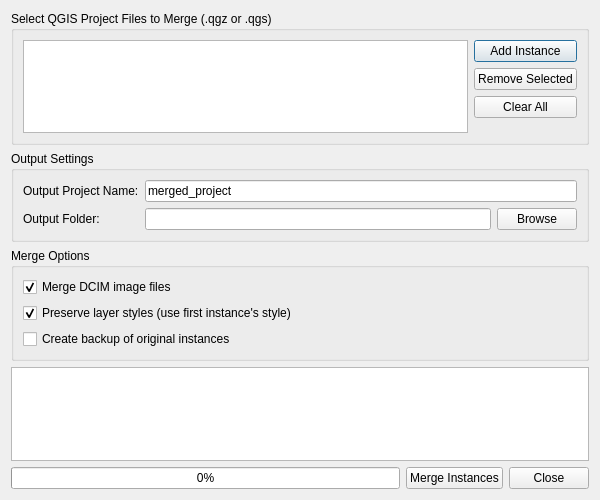
<?xml version="1.0" encoding="UTF-8"?>
<ui version="4.0">
 <class>MergeInstancesDialog</class>
 <widget class="QDialog" name="MergeInstancesDialog">
  <property name="geometry">
   <rect>
    <x>0</x>
    <y>0</y>
    <width>600</width>
    <height>500</height>
   </rect>
  </property>
  <property name="windowTitle">
   <string>Merge QGIS Instances</string>
  </property>
  <layout class="QVBoxLayout" name="verticalLayout">
   <item>
    <widget class="QGroupBox" name="groupBoxInstances">
     <property name="title">
        <string>Select QGIS Project Files to Merge (.qgz or .qgs)</string>
    </property>
     <layout class="QVBoxLayout" name="verticalLayout_2">
      <item>
       <layout class="QHBoxLayout" name="horizontalLayout">
        <item>
         <widget class="QListWidget" name="lstInstances"/>
        </item>
        <item>
         <layout class="QVBoxLayout" name="verticalLayout_3">
          <item>
           <widget class="QPushButton" name="btnAddInstance">
            <property name="text">
             <string>Add Instance</string>
            </property>
           </widget>
          </item>
          <item>
           <widget class="QPushButton" name="btnRemoveInstance">
            <property name="text">
             <string>Remove Selected</string>
            </property>
           </widget>
          </item>
          <item>
           <widget class="QPushButton" name="btnClearAll">
            <property name="text">
             <string>Clear All</string>
            </property>
           </widget>
          </item>
          <item>
           <spacer name="verticalSpacer">
            <property name="orientation">
             <enum>Qt::Vertical</enum>
            </property>
            <property name="sizeHint" stdset="0">
             <size>
              <width>20</width>
              <height>40</height>
             </size>
            </property>
           </spacer>
          </item>
         </layout>
        </item>
       </layout>
      </item>
     </layout>
    </widget>
   </item>
   <item>
    <widget class="QGroupBox" name="groupBoxOutput">
     <property name="title">
      <string>Output Settings</string>
     </property>
     <layout class="QFormLayout" name="formLayout">
      <item row="0" column="0">
       <widget class="QLabel" name="label">
        <property name="text">
         <string>Output Project Name:</string>
        </property>
       </widget>
      </item>
      <item row="0" column="1">
       <widget class="QLineEdit" name="txtOutputName">
        <property name="text">
         <string>merged_project</string>
        </property>
       </widget>
      </item>
      <item row="1" column="0">
       <widget class="QLabel" name="label_2">
        <property name="text">
         <string>Output Folder:</string>
        </property>
       </widget>
      </item>
      <item row="1" column="1">
       <layout class="QHBoxLayout" name="horizontalLayout_2">
        <item>
         <widget class="QLineEdit" name="txtOutputFolder"/>
        </item>
        <item>
         <widget class="QPushButton" name="btnBrowseFolder">
          <property name="text">
           <string>Browse</string>
          </property>
         </widget>
        </item>
       </layout>
      </item>
     </layout>
    </widget>
   </item>
   <item>
    <widget class="QGroupBox" name="groupBoxOptions">
     <property name="title">
      <string>Merge Options</string>
     </property>
     <layout class="QVBoxLayout" name="verticalLayout_4">
      <item>
       <widget class="QCheckBox" name="chkMergeDCIM">
        <property name="text">
         <string>Merge DCIM image files</string>
        </property>
        <property name="checked">
         <bool>true</bool>
        </property>
       </widget>
      </item>
      <item>
       <widget class="QCheckBox" name="chkPreserveStyles">
        <property name="text">
         <string>Preserve layer styles (use first instance's style)</string>
        </property>
        <property name="checked">
         <bool>true</bool>
        </property>
       </widget>
      </item>
      <item>
       <widget class="QCheckBox" name="chkCreateBackup">
        <property name="text">
         <string>Create backup of original instances</string>
        </property>
        <property name="checked">
         <bool>false</bool>
        </property>
       </widget>
      </item>
     </layout>
    </widget>
   </item>
   <item>
    <widget class="QTextEdit" name="txtLog">
     <property name="maximumHeight">
      <number>120</number>
     </property>
     <property name="readOnly">
      <bool>true</bool>
     </property>
    </widget>
   </item>
   <item>
    <layout class="QHBoxLayout" name="horizontalLayout_3">
     <item>
      <widget class="QProgressBar" name="progressBar">
       <property name="value">
        <number>0</number>
       </property>
      </widget>
     </item>
     <item>
      <widget class="QPushButton" name="btnMerge">
       <property name="text">
        <string>Merge Instances</string>
       </property>
      </widget>
     </item>
     <item>
      <widget class="QPushButton" name="btnClose">
       <property name="text">
        <string>Close</string>
       </property>
      </widget>
     </item>
    </layout>
   </item>
  </layout>
 </widget>
 <resources/>
 <connections/>
</ui>
